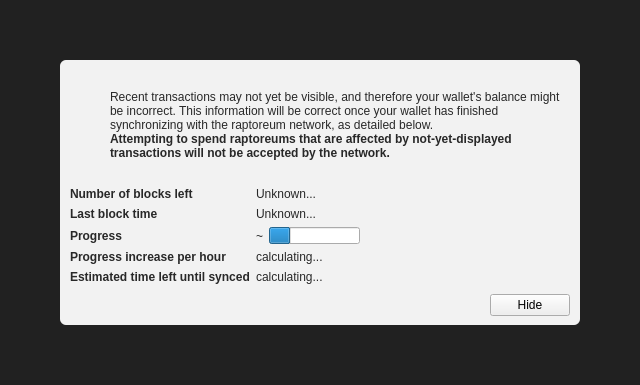
<?xml version="1.0" encoding="UTF-8"?>
<ui version="4.0">
 <class>ModalOverlay</class>
 <widget class="ModalOverlay" name="ModalOverlay">
  <property name="geometry">
   <rect>
    <x>0</x>
    <y>0</y>
    <width>640</width>
    <height>385</height>
   </rect>
  </property>
  <property name="windowTitle">
   <string>Form</string>
  </property>
  <layout class="QVBoxLayout" name="verticalLayout" stretch="0">
   <property name="sizeConstraint">
    <enum>QLayout::SetDefaultConstraint</enum>
   </property>
   <property name="leftMargin">
    <number>0</number>
   </property>
   <property name="topMargin">
    <number>0</number>
   </property>
   <property name="rightMargin">
    <number>0</number>
   </property>
   <property name="bottomMargin">
    <number>0</number>
   </property>
   <item>
    <widget class="QWidget" name="bgWidget" native="true">
     <property name="styleSheet">
      <string notr="true">#bgWidget { background: rgba(0,0,0,220); }</string>
     </property>
     <layout class="QVBoxLayout" name="verticalLayoutMain" stretch="1">
      <property name="leftMargin">
       <number>60</number>
      </property>
      <property name="topMargin">
       <number>60</number>
      </property>
      <property name="rightMargin">
       <number>60</number>
      </property>
      <property name="bottomMargin">
       <number>60</number>
      </property>
      <item>
       <widget class="QWidget" name="contentWidget" native="true">
        <property name="styleSheet">
         <string notr="true">#contentWidget { background: rgba(255,255,255,240); border-radius: 6px; }

QLabel { color: rgb(40,40,40);  }</string>
        </property>
        <layout class="QVBoxLayout" name="verticalLayoutSub" stretch="1,0,0,0">
         <property name="spacing">
          <number>0</number>
         </property>
         <property name="leftMargin">
          <number>10</number>
         </property>
         <property name="topMargin">
          <number>10</number>
         </property>
         <property name="rightMargin">
          <number>10</number>
         </property>
         <property name="bottomMargin">
          <number>10</number>
         </property>
         <item>
          <layout class="QHBoxLayout" name="horizontalLayoutIconText" stretch="0,1">
           <property name="topMargin">
            <number>20</number>
           </property>
           <item>
            <layout class="QVBoxLayout" name="verticalLayoutIcon">
             <property name="leftMargin">
              <number>0</number>
             </property>
             <item>
              <widget class="QPushButton" name="warningIcon">
               <property name="enabled">
                <bool>false</bool>
               </property>
               <property name="text">
                <string/>
               </property>
               <property name="icon">
                <iconset>
                 <normaloff>:/icons/warning</normaloff>
                 <disabledoff>:/icons/warning</disabledoff>:/icons/warning</iconset>
               </property>
               <property name="iconSize">
                <size>
                 <width>48</width>
                 <height>48</height>
                </size>
               </property>
               <property name="flat">
                <bool>true</bool>
               </property>
              </widget>
             </item>
             <item>
              <spacer name="verticalSpacerWarningIcon">
               <property name="orientation">
                <enum>Qt::Vertical</enum>
               </property>
               <property name="sizeHint" stdset="0">
                <size>
                 <width>20</width>
                 <height>40</height>
                </size>
               </property>
              </spacer>
             </item>
            </layout>
           </item>
           <item>
            <layout class="QVBoxLayout" name="verticalLayoutInfoText">
             <property name="leftMargin">
              <number>0</number>
             </property>
             <property name="topMargin">
              <number>0</number>
             </property>
             <item>
              <widget class="QLabel" name="infoText">
               <property name="text">
                <string>Recent transactions may not yet be visible, and therefore your wallet's balance might be incorrect. This information will be correct once your wallet has finished synchronizing with the raptoreum network, as detailed below.</string>
               </property>
               <property name="textFormat">
                <enum>Qt::RichText</enum>
               </property>
               <property name="wordWrap">
                <bool>true</bool>
               </property>
              </widget>
             </item>
             <item>
              <widget class="QLabel" name="infoTextStrong">
               <property name="font">
                <font>
                 <weight>75</weight>
                 <bold>true</bold>
                </font>
               </property>
               <property name="text">
                <string>Attempting to spend raptoreums that are affected by not-yet-displayed transactions will not be accepted by the network.</string>
               </property>
               <property name="textFormat">
                <enum>Qt::RichText</enum>
               </property>
               <property name="wordWrap">
                <bool>true</bool>
               </property>
              </widget>
             </item>
             <item>
              <spacer name="verticalSpacerInTextSpace">
               <property name="orientation">
                <enum>Qt::Vertical</enum>
               </property>
               <property name="sizeHint" stdset="0">
                <size>
                 <width>20</width>
                 <height>40</height>
                </size>
               </property>
              </spacer>
             </item>
            </layout>
           </item>
          </layout>
         </item>
         <item>
          <spacer name="verticalSpacerAfterText">
           <property name="orientation">
            <enum>Qt::Vertical</enum>
           </property>
           <property name="sizeHint" stdset="0">
            <size>
             <width>20</width>
             <height>40</height>
            </size>
           </property>
          </spacer>
         </item>
         <item>
          <layout class="QFormLayout" name="formLayout">
           <property name="fieldGrowthPolicy">
            <enum>QFormLayout::FieldsStayAtSizeHint</enum>
           </property>
           <property name="horizontalSpacing">
            <number>6</number>
           </property>
           <property name="verticalSpacing">
            <number>6</number>
           </property>
           <property name="topMargin">
            <number>10</number>
           </property>
           <item row="0" column="0">
            <widget class="QLabel" name="labelNumberOfBlocksLeft">
             <property name="font">
              <font>
               <weight>75</weight>
               <bold>true</bold>
              </font>
             </property>
             <property name="text">
              <string>Number of blocks left</string>
             </property>
            </widget>
           </item>
           <item row="0" column="1">
            <widget class="QLabel" name="numberOfBlocksLeft">
             <property name="text">
              <string>Unknown...</string>
             </property>
            </widget>
           </item>
           <item row="1" column="0">
            <widget class="QLabel" name="labelLastBlockTime">
             <property name="font">
              <font>
               <weight>75</weight>
               <bold>true</bold>
              </font>
             </property>
             <property name="text">
              <string>Last block time</string>
             </property>
            </widget>
           </item>
           <item row="1" column="1">
            <widget class="QLabel" name="newestBlockDate">
             <property name="sizePolicy">
              <sizepolicy hsizetype="Maximum" vsizetype="Preferred">
               <horstretch>0</horstretch>
               <verstretch>0</verstretch>
              </sizepolicy>
             </property>
             <property name="text">
              <string>Unknown...</string>
             </property>
            </widget>
           </item>
           <item row="2" column="0">
            <widget class="QLabel" name="labelSyncDone">
             <property name="font">
              <font>
               <weight>75</weight>
               <bold>true</bold>
              </font>
             </property>
             <property name="text">
              <string>Progress</string>
             </property>
            </widget>
           </item>
           <item row="2" column="1">
            <layout class="QHBoxLayout" name="horizontalLayoutSync" stretch="0,1">
             <item>
              <widget class="QLabel" name="percentageProgress">
               <property name="text">
                <string notr="true">~</string>
               </property>
              </widget>
             </item>
             <item>
              <widget class="QProgressBar" name="progressBar">
               <property name="value">
                <number>24</number>
               </property>
               <property name="format">
                <string/>
               </property>
              </widget>
             </item>
            </layout>
           </item>
           <item row="4" column="0">
            <widget class="QLabel" name="labelProgressIncrease">
             <property name="font">
              <font>
               <weight>75</weight>
               <bold>true</bold>
              </font>
             </property>
             <property name="text">
              <string>Progress increase per hour</string>
             </property>
            </widget>
           </item>
           <item row="4" column="1">
            <widget class="QLabel" name="progressIncreasePerH">
             <property name="text">
              <string>calculating...</string>
             </property>
            </widget>
           </item>
           <item row="5" column="0">
            <widget class="QLabel" name="labelEstimatedTimeLeft">
             <property name="font">
              <font>
               <weight>75</weight>
               <bold>true</bold>
              </font>
             </property>
             <property name="text">
              <string>Estimated time left until synced</string>
             </property>
            </widget>
           </item>
           <item row="5" column="1">
            <widget class="QLabel" name="expectedTimeLeft">
             <property name="text">
              <string>calculating...</string>
             </property>
            </widget>
           </item>
          </layout>
         </item>
         <item>
          <layout class="QHBoxLayout" name="horizontalLayoutButtons">
           <property name="leftMargin">
            <number>10</number>
           </property>
           <property name="topMargin">
            <number>10</number>
           </property>
           <item>
            <spacer name="horizontalSpacer">
             <property name="orientation">
              <enum>Qt::Horizontal</enum>
             </property>
             <property name="sizeHint" stdset="0">
              <size>
               <width>40</width>
               <height>20</height>
              </size>
             </property>
            </spacer>
           </item>
           <item>
            <widget class="QPushButton" name="closeButton">
             <property name="text">
              <string>Hide</string>
             </property>
            </widget>
           </item>
          </layout>
         </item>
        </layout>
       </widget>
      </item>
     </layout>
    </widget>
   </item>
  </layout>
 </widget>
 <customwidgets>
  <customwidget>
   <class>ModalOverlay</class>
   <extends>QWidget</extends>
   <header>modaloverlay.h</header>
   <container>1</container>
  </customwidget>
 </customwidgets>
 <resources/>
 <connections/>
</ui>
